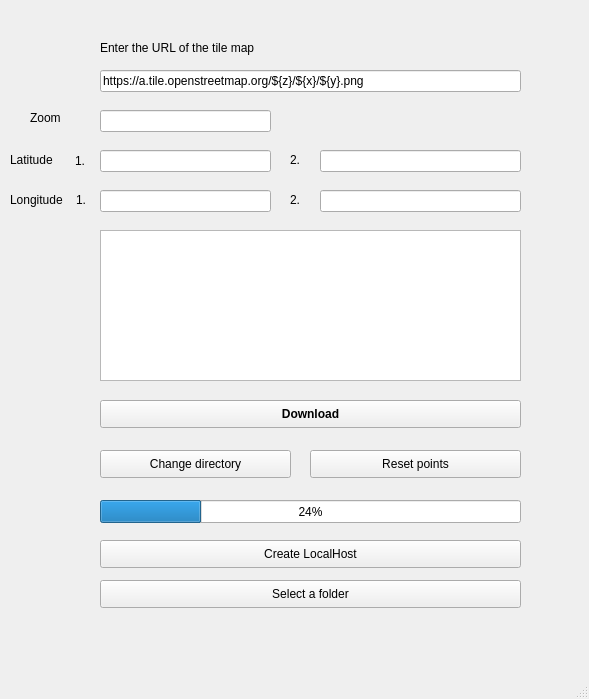
<?xml version="1.0" encoding="UTF-8"?>
<ui version="4.0">
 <class>BodyData</class>
 <widget class="QMainWindow" name="BodyData">
  <property name="geometry">
   <rect>
    <x>0</x>
    <y>0</y>
    <width>589</width>
    <height>699</height>
   </rect>
  </property>
  <property name="windowTitle">
   <string>BodyData</string>
  </property>
  <widget class="QWidget" name="centralwidget">
   <widget class="QPushButton" name="LocalHost">
    <property name="geometry">
     <rect>
      <x>100</x>
      <y>540</y>
      <width>421</width>
      <height>28</height>
     </rect>
    </property>
    <property name="text">
     <string>Create LocalHost</string>
    </property>
   </widget>
   <widget class="QPushButton" name="SelectFolder">
    <property name="geometry">
     <rect>
      <x>100</x>
      <y>580</y>
      <width>421</width>
      <height>28</height>
     </rect>
    </property>
    <property name="text">
     <string>Select a folder</string>
    </property>
   </widget>
   <widget class="QLineEdit" name="Latitude1">
    <property name="geometry">
     <rect>
      <x>100</x>
      <y>150</y>
      <width>171</width>
      <height>22</height>
     </rect>
    </property>
   </widget>
   <widget class="QLabel" name="label_5">
    <property name="geometry">
     <rect>
      <x>75</x>
      <y>151</y>
      <width>16</width>
      <height>20</height>
     </rect>
    </property>
    <property name="text">
     <string>1.</string>
    </property>
   </widget>
   <widget class="QLineEdit" name="MapURL">
    <property name="geometry">
     <rect>
      <x>100</x>
      <y>70</y>
      <width>421</width>
      <height>22</height>
     </rect>
    </property>
    <property name="text">
     <string>https://a.tile.openstreetmap.org/${z}/${x}/${y}.png</string>
    </property>
   </widget>
   <widget class="QLabel" name="label_8">
    <property name="geometry">
     <rect>
      <x>290</x>
      <y>190</y>
      <width>16</width>
      <height>20</height>
     </rect>
    </property>
    <property name="text">
     <string>2.</string>
    </property>
   </widget>
   <widget class="QLabel" name="label_4">
    <property name="geometry">
     <rect>
      <x>10</x>
      <y>150</y>
      <width>51</width>
      <height>20</height>
     </rect>
    </property>
    <property name="text">
     <string>Latitude    </string>
    </property>
   </widget>
   <widget class="QLabel" name="label">
    <property name="geometry">
     <rect>
      <x>100</x>
      <y>40</y>
      <width>201</width>
      <height>16</height>
     </rect>
    </property>
    <property name="text">
     <string>Enter the URL of the tile map</string>
    </property>
   </widget>
   <widget class="QPushButton" name="ChangeDirectory">
    <property name="geometry">
     <rect>
      <x>100</x>
      <y>450</y>
      <width>191</width>
      <height>28</height>
     </rect>
    </property>
    <property name="text">
     <string>Change directory</string>
    </property>
   </widget>
   <widget class="QPushButton" name="ResetPoints">
    <property name="geometry">
     <rect>
      <x>310</x>
      <y>450</y>
      <width>211</width>
      <height>28</height>
     </rect>
    </property>
    <property name="text">
     <string>Reset points</string>
    </property>
   </widget>
   <widget class="QLineEdit" name="Longitude1">
    <property name="geometry">
     <rect>
      <x>100</x>
      <y>190</y>
      <width>171</width>
      <height>22</height>
     </rect>
    </property>
   </widget>
   <widget class="QLineEdit" name="Longitude2">
    <property name="geometry">
     <rect>
      <x>320</x>
      <y>190</y>
      <width>201</width>
      <height>22</height>
     </rect>
    </property>
   </widget>
   <widget class="QPushButton" name="Download">
    <property name="geometry">
     <rect>
      <x>100</x>
      <y>400</y>
      <width>421</width>
      <height>28</height>
     </rect>
    </property>
    <property name="font">
     <font>
      <weight>75</weight>
      <bold>true</bold>
     </font>
    </property>
    <property name="text">
     <string>Download</string>
    </property>
   </widget>
   <widget class="QLabel" name="label_7">
    <property name="geometry">
     <rect>
      <x>290</x>
      <y>150</y>
      <width>16</width>
      <height>20</height>
     </rect>
    </property>
    <property name="text">
     <string>2.</string>
    </property>
   </widget>
   <widget class="QLabel" name="label_6">
    <property name="geometry">
     <rect>
      <x>76</x>
      <y>190</y>
      <width>20</width>
      <height>20</height>
     </rect>
    </property>
    <property name="text">
     <string>1.</string>
    </property>
   </widget>
   <widget class="QLineEdit" name="Zoom">
    <property name="geometry">
     <rect>
      <x>100</x>
      <y>110</y>
      <width>171</width>
      <height>22</height>
     </rect>
    </property>
   </widget>
   <widget class="QTextBrowser" name="textBrowser">
    <property name="geometry">
     <rect>
      <x>100</x>
      <y>230</y>
      <width>421</width>
      <height>151</height>
     </rect>
    </property>
   </widget>
   <widget class="QLineEdit" name="Latitude2">
    <property name="geometry">
     <rect>
      <x>320</x>
      <y>150</y>
      <width>201</width>
      <height>22</height>
     </rect>
    </property>
   </widget>
   <widget class="QLabel" name="label_3">
    <property name="geometry">
     <rect>
      <x>10</x>
      <y>190</y>
      <width>61</width>
      <height>20</height>
     </rect>
    </property>
    <property name="text">
     <string>Longitude </string>
    </property>
   </widget>
   <widget class="QLabel" name="label_2">
    <property name="geometry">
     <rect>
      <x>30</x>
      <y>110</y>
      <width>61</width>
      <height>16</height>
     </rect>
    </property>
    <property name="text">
     <string>Zoom</string>
    </property>
   </widget>
   <widget class="QProgressBar" name="progressBar">
    <property name="geometry">
     <rect>
      <x>100</x>
      <y>500</y>
      <width>421</width>
      <height>23</height>
     </rect>
    </property>
    <property name="value">
     <number>24</number>
    </property>
    <property name="alignment">
     <set>Qt::AlignCenter</set>
    </property>
   </widget>
  </widget>
  <widget class="QMenuBar" name="menubar">
   <property name="geometry">
    <rect>
     <x>0</x>
     <y>0</y>
     <width>589</width>
     <height>26</height>
    </rect>
   </property>
  </widget>
  <widget class="QStatusBar" name="statusbar"/>
 </widget>
 <resources/>
 <connections/>
</ui>
